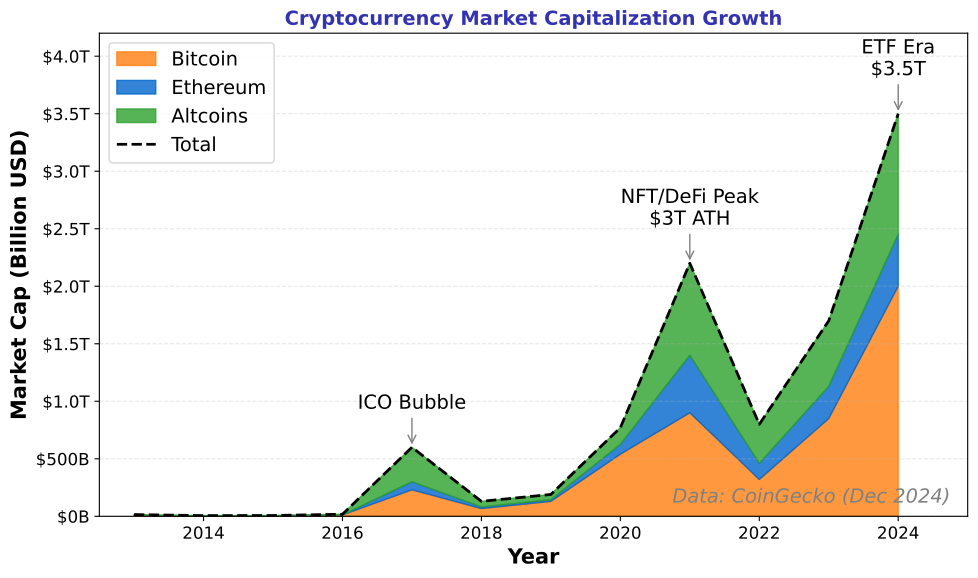

The script that saved this image:
"""
Total Cryptocurrency Market Capitalization (2013-2024)
Shows the growth of the entire crypto ecosystem
"""

import matplotlib.pyplot as plt
import numpy as np
from pathlib import Path

CHART_METADATA = {
    'title': 'Cryptocurrency Market Cap Growth',
    'url': 'https://github.com/Digital-AI-Finance/Blockchain_Crypto/tree/main/Module_A_Blockchain_Foundations/L01_What_is_Blockchain/charts/08_crypto_market_cap'
}

plt.rcParams.update({
    'font.size': 14,
    'axes.labelsize': 14,
    'axes.titlesize': 16,
    'xtick.labelsize': 12,
    'ytick.labelsize': 12,
    'legend.fontsize': 12,
    'figure.figsize': (10, 6),
    'figure.dpi': 150
})

MLPURPLE = '#3333B2'
MLBLUE = '#0066CC'
MLORANGE = '#FF7F0E'
MLGREEN = '#2CA02C'
MLRED = '#D62728'

# Market cap data (in billions USD, end of year)
# Source: CoinGecko, CoinMarketCap historical data
years = np.array([2013, 2014, 2015, 2016, 2017, 2018, 2019, 2020, 2021, 2022, 2023, 2024])
total_mcap_b = np.array([15, 6, 7, 18, 600, 130, 190, 770, 2200, 800, 1700, 3500])
btc_mcap_b = np.array([10, 4, 5, 12, 230, 67, 130, 540, 900, 320, 850, 2000])
eth_mcap_b = np.array([0, 0, 0, 0.7, 70, 14, 14, 85, 500, 140, 280, 450])

fig, ax = plt.subplots(figsize=(10, 6))

# Stacked area chart
ax.fill_between(years, 0, btc_mcap_b, alpha=0.8, color=MLORANGE, label='Bitcoin')
ax.fill_between(years, btc_mcap_b, btc_mcap_b + eth_mcap_b, alpha=0.8, color=MLBLUE, label='Ethereum')
ax.fill_between(years, btc_mcap_b + eth_mcap_b, total_mcap_b, alpha=0.8, color=MLGREEN, label='Altcoins')

# Add line for total
ax.plot(years, total_mcap_b, color='black', linewidth=2, linestyle='--', label='Total')

# Key events
events = [
    (2017, 600, 'ICO Bubble'),
    (2021, 2200, 'NFT/DeFi Peak\n$3T ATH'),
    (2024, 3500, 'ETF Era\n$3.5T'),
]

for year, val, label in events:
    ax.annotate(label, xy=(year, val), xytext=(year, val + 300),
                fontsize=14, ha='center', va='bottom',
                arrowprops=dict(arrowstyle='->', color='gray', lw=1))

ax.set_xlabel('Year', fontsize=15, fontweight='bold')
ax.set_ylabel('Market Cap (Billion USD)', fontsize=15, fontweight='bold')
ax.set_title('Cryptocurrency Market Capitalization Growth', fontsize=14, fontweight='bold', color=MLPURPLE)

ax.set_xlim(2012.5, 2025)
ax.set_ylim(0, 4200)
ax.legend(loc='upper left', fontsize=14)
ax.grid(True, alpha=0.3, linestyle='--', axis='y')

# Format y-axis
ax.yaxis.set_major_formatter(plt.FuncFormatter(lambda x, p: f'${x/1000:.1f}T' if x >= 1000 else f'${x:.0f}B'))

ax.text(0.98, 0.02, 'Data: CoinGecko (Dec 2024)', transform=ax.transAxes,
        fontsize=14, ha='right', va='bottom', color='gray', style='italic')

plt.tight_layout()

output_path = Path(__file__).parent / 'chart.pdf'
plt.savefig(output_path, bbox_inches='tight', dpi=300)
print(f"Chart saved to: {output_path.absolute()}")
plt.close()
